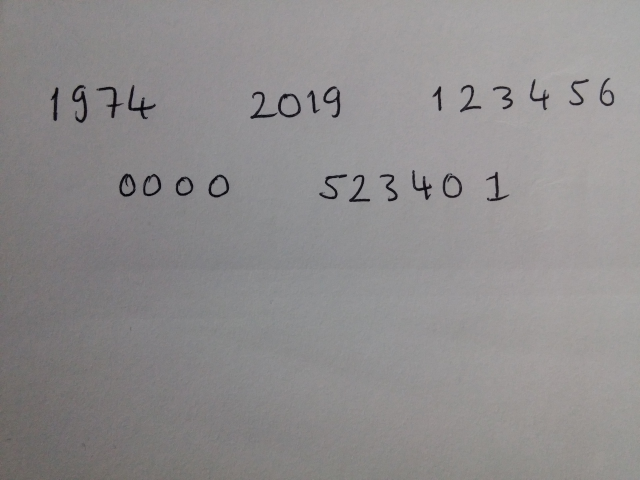
#> input picture O1C9R/img.jpg, 1280 x 960 px (shown at 1/2 size)
$ python Main.py
#> lines starting #> are read from the running program, lines starting #| are printed output that depends on the picture; after the words box and inside, x2 and y2 are one past the last pixel; in counts of white or black regions, pixels touching at a corner belong together
#!/usr/bin/env python
# -*- coding: utf-8 -*-
"""
Created on 2019
@author: RecepKarademir
O1CR9
Python 3.7.1
"""
# 64 bit pillow için
from PIL import Image  # Fotoğrafı okumak kaydetme göstermek boyutlandırmak için eklenen kütüphane.
import PIL
import numpy as np  # Fotoğrafı matrise çevirme, çok boyutlu matris işlemleri vs. görevler için.
import cv2  # OpenCV görüntü işleme kütüphanesi
import os  # Dosya konumlarıyla işlem yapabileceğimiz kütüphane
import glob  # Dosya ve klasör yönetimi modülü
import imagehash  # image hashing ile fotoğraf benzerliği kontrol kütüphanesi
import array as arr  # Dizi işlemleri kütüphanesi

hashSet=[] # Kıyas fotoğraflarının hash bilgilerini tutacak list
TahminEtiket = []  # kıyaslamada kullanılacak eğitim karakterlerin etiketlerini tutan liste
kiyas_boyut = 0 # Kıyas fotoğraf adetini tutacak değişken

# karakterlerin tahmin oranlarını tutan dizi
tahmin_oran = arr.array('f', [0.0, 0.0, 0.0, 0.0, 0.0, 0.0, 0.0, 0.0, 0.0, 0.0])

karakter = []  # tahmin edilen karakterlerin sırasız olarak tutulduğu dizi
SiraliKarakterler="" # Program sonunda Txtye yazılacak metni tutan string.

# Aşağıdaki diziler ise karakter dizisindeki tahmin karakterlerinin konumlarını tutar
karakter_konum_y = []  # tahmin edilen karakterin y konumu
karakter_konum_x = []  # tahmin edilen karakterin x konumu
karakter_konum_w = []  # tahmin edilen karakterin taban genişliği
karakter_konum_h = []  # tahmin edilen karakterin yüksekliği


def fotograf_kontrol():  # Fotoğrafın var olup olmadığı kontrolü yapılır
    if (os.path.isfile("img.jpg")): # Proje klasörü içinde fotoğraf varlığı kontrol ediliyor
        print("Fotoğraf kontrolü yapıldı. Fotoğraf bulundu.")
        return 1 # Fotoğraf varsa devam edilir.
    else:
        print("Fotoğraf bulunamadı! \nFotoğraf uygulama klasöründe değil !\nProgram sonlandırılıyor...")
        return 0 # Fotoğraf yoksa program sonlandırılır.


def karakter_belge_kontrol():  # Çıktı output.txt dosyası kontrolü
    if (os.path.isfile("output.txt")):# Proje klasörü içinde çıktı belgesi varlığı kontrol ediliyor
        return 1 # Belge bulundu
    else:
        print("Çıktı belgesi yok! \noutput.txt bulunamdı!\nProgram sonlandırılıyor...")
        return 0 # Belge yoksa program sonlandırılır.


def fotograf_oku():  # Konrolü yapılan fotoğraf ocr için değişkene aktarılır.
    image = cv2.imread('img.jpg') # Fotoğraf OpenCv fonksiyonu yardımıyla bir değişkene aktarıldı.
#> image is the input picture: shape (960, 1280, 3); mean B, G, R 141.2, 140.6, 143

    # Fotoğraf boyutları bulunuyor
    taban = image.shape[1]
#> taban = 1280
    yukseklik = image.shape[0]
#> yukseklik = 960

    # Ocr işlemine alınacak fotoğraf boyutu iki katına çıkarılacak.
    if (taban + yukseklik) < 1280:  # Fotoğraf boyutu küçükse karakter tanımlama için uygun boyuta getiriliyor.
        # Fotoğraf 2 katı boyuna genişletiliyor.
        image = cv2.resize(image, (2 * taban, 2 * yukseklik), interpolation=cv2.INTER_AREA)
    return image # Ana programa fotoğraf döndürülüyor.


def fotograf_goster(Image, Baslik): # Parametre olarak gelen fotoğrafı ve açıklamayı yeni pencere içerisinde gösteren fonksiyon.
    window_title = "{}".format(Baslik)
    cv2.imshow(window_title, Image)


def karakter_yaz(karakterler):  # String içindeki formatlı karakterler txt dosyasına fotoğraftaki gibi kaydedilir.
    karakter_belge = open('output.txt', 'w')# output.txt içeriği silinip üzerine yazılıyor.
    karakter_belge.write(karakterler)
    karakter_belge.close() # Dosya yazma işlemi (TextIOWrapper) kapatılıyor.

def fotograf_onislem():
    # Grayscale (Gri seviye dönüştürme)
    gray = cv2.cvtColor(image, cv2.COLOR_BGR2GRAY)
    # image fotoğrafı gri seviyeye dönüştürülüp gray değikenine aktarılır.

    # Binary (Siyah-beyaz fotoğraf dönüşümü)
    # 125  gri seviyenin binarye dönüştüğü eşik değer.
    # 33  blockSize:kaç boyutlu filtre ile her pikselin komşusuna bakılıp yeni piksel değeri atanacğını belileyen filtre boyutu.
    # Gaussion _/\_ eğrisi yöntemiyle fotoğraftaki merkez piksel(ağırlıklı pikseller) vurgulanır.
    binary = cv2.adaptiveThreshold(gray, 255, cv2.ADAPTIVE_THRESH_GAUSSIAN_C, cv2.THRESH_BINARY_INV, 125, 33)
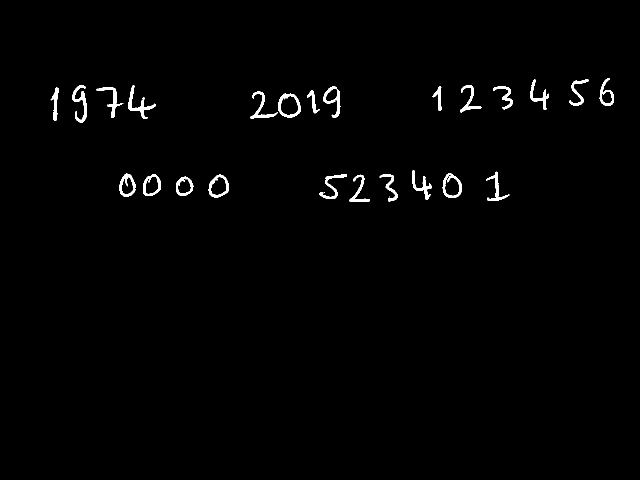
#> binary: shape (960, 1280) (shown at 1/2 size); 1.1% white; 25 white regions (1 under 20 px), largest, box (x1, y1, x2, y2) and area: (145, 170, 174, 246) 792, (257, 170, 312, 238) 784, (556, 187, 602, 235) 715
    binary2 = cv2.adaptiveThreshold(gray, 255, cv2.ADAPTIVE_THRESH_GAUSSIAN_C, cv2.THRESH_BINARY_INV, 145, 53)
#> binary2: shape (960, 1280); 1% white; 28 white regions (4 under 20 px), largest, box (x1, y1, x2, y2) and area: (257, 170, 311, 238) 726, (145, 170, 174, 246) 711, (556, 187, 602, 235) 663
    # gray fotoğrafı , ters ikili fotoğrafa dönüştürülüp binary değişkenine aktarılıyor.

    # Dilation (Karakter gövde belirginleştirme)
    yayma_oran = np.ones((2, 2), np.uint8)  # siyah zemin üzerindeki nesneleri 2px dikey ve 2px yatay genişletir
    karakter_dilated = cv2.dilate(binary, yayma_oran, iterations=1)  # binary fotoğrafa bir kez genişletmeyi uygular
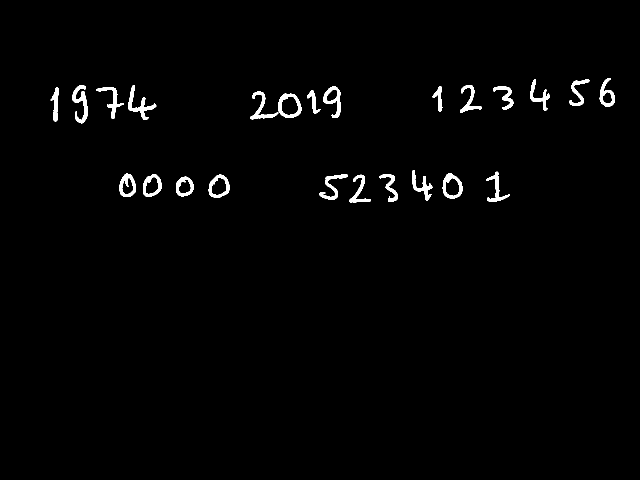
#> karakter_dilated: shape (960, 1280) (shown at 1/2 size); 1.4% white; 24 white regions, largest, box (x1, y1, x2, y2) and area: (145, 170, 175, 247) 982, (257, 170, 313, 239) 960, (556, 187, 603, 236) 888

    # Dilation (satır bölge belirginleştirme) Satır tespit etmek için karakterler yatay genişletilecek.
    yayma_oran = np.ones((5, 250), np.uint8)  # siyah zemin üzerindeki nesneyi 1px dikey ve 250px yatay genişlet
    satir_dilated = cv2.dilate(binary2, yayma_oran, iterations=1)  # binary fotoğrafa bir kez genişletmeyi uygular
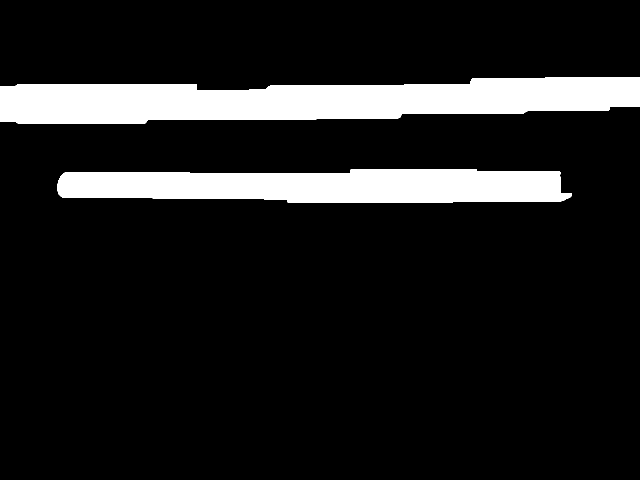
#> satir_dilated: shape (960, 1280) (shown at 1/2 size); 11.9% white; 2 white regions, box (x1, y1, x2, y2) and area: (0, 154, 1280, 248) 87704, (115, 338, 1144, 406) 58335

    cv2.imwrite("dilated.png", cv2.bitwise_not(karakter_dilated))  # hashing işlemi için fotoğraf rengi tersleniyor.
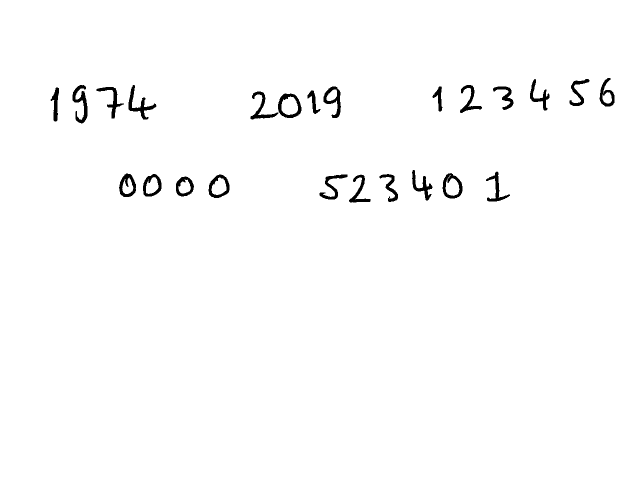
#> saved as dilated.png: shape (960, 1280) (shown at 1/2 size); 98.6% white; 24 black regions
    kirpilabilir = Image.open("dilated.png") # karakterler kıyaslama için bu fotoğraftan kırpılabilir.

    fotograf_goster(karakter_dilated, "Karakter Yayma")  # Karakterlerin genişletilmiş hali gösterilecek
    fotograf_goster(satir_dilated, "SATIR ALANLARI")  # Satırların belirginleşmiş hali gösterilecek

    return kirpilabilir, karakter_dilated, satir_dilated  # Fotoğraflar ana programa geri döndürülüyor


def kontur_bul(): # Fotoğraftaki nesnelerin çevrelerinin belirlendiği  fonksiyon.
    karakter_konturlari, a = cv2.findContours(karakter_dilated.copy(), cv2.RETR_EXTERNAL,cv2.CHAIN_APPROX_SIMPLE)  # cv2.RETR_EXTERNAL yerine cv2.RETR_TREE kullanmak iç içe yapılarda karakter tanıma yapabilir
#> karakter_konturlari = 24 contours; largest, box (x1, y1, x2, y2) and area: (556, 187, 603, 236) 1764, (885, 346, 925, 397) 1493, (417, 349, 459, 396) 1439, (286, 348, 323, 393) 1247, (238, 347, 272, 394) 1162; a = 24 rows, first 6: [1, -1, -1, -1], [2, 0, -1, -1], [3, 1, -1, -1], [4, 2, -1, -1], [5, 3, -1, -1], [6, 4, -1, -1]
    satir_konturlari, b = cv2.findContours(satir_dilated.copy(), cv2.RETR_EXTERNAL,cv2.CHAIN_APPROX_SIMPLE)  # iç içe yapılarda karakter tanımlama yapamaz
#> satir_konturlari = 2 contours; box (x1, y1, x2, y2) and area: (0, 154, 1280, 248) 86346, (115, 338, 1144, 406) 57264; b = [[1, -1, -1, -1], [-1, 0, -1, -1]]

    # Konturlar sıralanıyor
    sirali_karakter_konturlari = sorted(karakter_konturlari, key=lambda ctr: cv2.boundingRect(ctr)[0])  # 0 : fotoğrafta soldan sağa doğru konturları sıralar. Sıralı karakter tespiti için
#> sirali_karakter_konturlari has the same summary as karakter_konturlari
    sirali_satir_konturlari = sorted(satir_konturlari, key=lambda ctr: cv2.boundingRect(ctr)[1])  # 1 :fotoğrafta yukarıdan aşağı doğru konturları sıralar. Satırlar için
#> sirali_satir_konturlari has the same summary as satir_konturlari
#> `sirali_karakter_konturlari, sirali_satir_konturlari = kontur_bul()`: sirali_karakter_konturlari has the same summary as karakter_konturlari in kontur_bul; sirali_satir_konturlari has the same summary as satir_konturlari in kontur_bul
    # Kontur sıralaması sıralı karakter ve sıralı satır tespitine kullanılır.
    return sirali_karakter_konturlari, sirali_satir_konturlari #kontur bilgileri ana programa geri döndürülüyor.

def kiyas_fotolari_yukle(): # Karakter klasöründeki fotoğrafların hash bilgileri hashSet listesine kaydedilecek.
    for img in glob.glob("Karakterler/*.png"):  # klasör içindeki kıyas fotoğrafları listeye aktarılır.
        file_full_name = os.path.basename(img) # Fotoğraf tam adı  ABC (D).PNG bulunuyor
        # filename tahminde kullanılacak karakter etiketleri olacak
        filename, file_extension = os.path.splitext(file_full_name) # file_extension= .png veya .jpg   filename= 1  2  3 vs
        filename = filename.split()[0]  # ilk karakter tahmin etiketi listesine eklenecek
        TahminEtiket.append(filename)  # tahmin listesine fotoğraf etiketleri ekleniyor
        hashSet.append(imagehash.average_hash(PIL.Image.open(img), 64))  # Kıyas fotoğrafının hash değeri hashSet e atanır
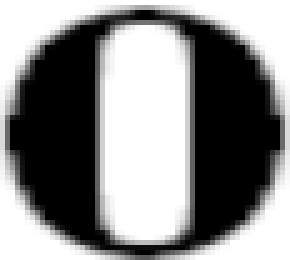
#> input picture O1C9R/Karakterler/0 (25).png, 58 x 52 px (shown 5 times larger)
#> (this line was passed over: imagehash is not available in this run)
        # Hash kıyasta kullanılacak fotoğrafların dizi boyutu
    return len(TahminEtiket) # Kıyas hashsetinin boyutu

def karakter_tahmin(): # Etiketli fotoğraflarla kırpılan fotoğrafların kıyaslanacağı fonksiyon.
    for kontur in sirali_karakter_konturlari: #soldan sağa doğru kaydedilen karakter alanları
        # Karakter alanlarının sınır konumları alınıyor.
        x, y, w, h = cv2.boundingRect(kontur)

        # Kıyas yapılacak bölge fotoğraftan kırpılıyor
        karakter_bolgesi = kirpilabilir.crop((x, y, x + w, y + h)) # Başlangıç(x, y) ,Bitiş(x + w, y + h)
        kirpilan = karakter_bolgesi.convert('P', colors=255,palette=Image.ADAPTIVE)  # karakter bölgesi kirpilan değikenine atar

        hash0 = imagehash.average_hash(kirpilan, 64)  # kirpilan bölgesinin hash kodunu hash0 a atar. 64x64 lük hash kodu üretir.

        if w > 15 or h > 15:  # çok küçük boyutlu bölgelerde karakter tanımlama yapılmaz
            tahmin_oran = [0] * 10  # Her karakter tanımlanacağı zaman o anki tahmin oranını tutan dizi elemanları 0 olacak.
            for indis in range(kiyas_boyut): # kiyas_boyut: Hashset dizi boyutudur. Etiketli karakterlerin "Karakter" klasöründeki adeti kadar.

                filename = TahminEtiket[indis] # Sırasıyla bütün etiketli fotoğrafların hash değerleri kıyaslanacak.
                hash1 = hashSet[indis]
                i = int(filename)  # filename etiketli tahmindir
                benzerlik = (1 - ((hash0 - hash1) / len(hash0.hash) ** 2))  # hash benzerliği hesaplanıyor. 0 tamamen farklı. 1 tamamen aynı
                if benzerlik > tahmin_oran[i]:  # en çok benzerlik içeren oran tahmin dizisine eklenir
                    tahmin_oran[i] = benzerlik
            tahmin_etiket = (tahmin_oran.index(max(tahmin_oran)))  # en yüksek benzerlik içeren indis tahmin etiketi bulunur

            if tahmin_oran[tahmin_etiket] > 0.73:  # Tahmin oranı %73 benzerlik içeren karakter, tahmin stringine eklenir.
                tahmin = str(tahmin_etiket)  # etiket stringe dönüştürülür

                # tahmin karakteri alanı fotoğrafta yeşil ile işaretlenir
                cv2.rectangle(image, (x, y), (x + w - 1, y + h - 1), (0, 0, 255),1)
                # Fotoğrafa tahmin etiketi kırmızı renk ile yazılır.
                cv2.putText(image, tahmin, (x, y + 5), cv2.FONT_HERSHEY_PLAIN, 2, (36, 255, 12),2)  # B:36 G:255 R:12 yazı renk kodu. etiket fotoğrafa eklendi

                # tahmin edilen karakter satırı belirsiz olarak listeye kaydediliyor
                karakter.append(tahmin)
                # karakterin konum bilgileri de kaydediliyor
                karakter_konum_x.append(x)
                karakter_konum_y.append(y)
                karakter_konum_w.append(w)
                karakter_konum_h.append(h)
#> this loop made 1 pass
#> (x, y, w, h) on pass 1: (101, 175, 17, 68)
#> pass 1, in karakter_tahmin, `karakter_bolgesi = kirpilabilir.crop((x, y, x + w, y + h))`:
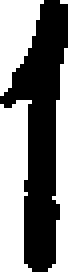
#> karakter_bolgesi: PIL image 17x68 L (shown 4 times larger); 51.1% white; 1 black region, box (x1, y1, x2, y2) and area: (0, 0, 17, 68) 565
#> after the loop, karakter = []; karakter_konum_h = []; karakter_konum_w = []; karakter_konum_x = []; karakter_konum_y = []
#> (the call stopped at in karakter_tahmin, `hash0 = imagehash.average_hash(kirpilan, 64)`: imagehash is not available in this run)

def satir_ve_bosluk_bul(SiraliKarakterler): # Satırlar ve satır içindeki karakterlerin boşlukları tahmin stringine eklenecek.
    # tahmin_karakter_adeti: karakter dizisinin boyutu. Boşluk bulmada ve karakteri satır içindeki konumuna yerleştirmede kulanılır.
#> called with SiraliKarakterler = ''
    tahmin_karakter_adeti = len(karakter)
#> tahmin_karakter_adeti = 0

    satir_konum_boyut = len(sirali_satir_konturlari) # tespit edilen satır sayısı
#> satir_konum_boyut = 2
    sonraki_karakter = 0
    # yukarıdan aşağı sırasıyla satır bilgileri okunur. Satır içindeki karakterler arası boşluk bulunur.
    for i,satir_kontur in enumerate(sirali_satir_konturlari):
        # satırın konumları alınıyor
        x, y, w, h = cv2.boundingRect(satir_kontur)
        if i<(satir_konum_boyut-1): # son satır hariç her satır için bir sonraki satırla olan konum uzaklık kontrolü yapılır.
            x2, y2, w2, h2 = cv2.boundingRect(sirali_satir_konturlari[i+1]) # sonraki satır konumları
            if w > 15 and h > 15:  # satır küçük boyutlarda olamaz
                cv2.rectangle(image, (x, y), (x + w - 1, y + h - 1), (0, 255, 0),1)  # satır alanını yeşil dikdörtgenle çizecek
                #y2   sonraki satır sonunun y başlangıç konumunu tutar
                #h2   sonraki satır sonunun yüksekliğini tutar
                if abs(y - y2) > int(h / 2) and h>10:# satır yükseklik boyutu olarak küçük olamaz
                    SiraliKarakterler +="\n" # Satır sonu stringe yazılıyor
        else:
            SiraliKarakterler +="\n"  # Son satır sonu stringe yazılıyor


        for indis in range(tahmin_karakter_adeti): # ocr foto. içinde tahmin edilen karakter sayısı kadar kontrol yapılacak.
            merkez_X = int(karakter_konum_x[indis] + karakter_konum_w[indis] / 2)  # Satır içindeki karakterin merkez noktası hesaplanıyor
            merkez_Y = int(karakter_konum_y[indis] + karakter_konum_h[indis] / 2)  # Satır içindeki karakterin merkez noktası hesaplanıyor

            # Satır içindeki karakterin merkez noktası, satır kordinatları içindeyse stringe karakter kaydediliyor.
            if x <= merkez_X <= (x + w) and y <= merkez_Y <= (y + h):
                # Tahmin edilen satır içinde olduğundan karakter stringe eklendi

                onceki_karakter = sonraki_karakter
                sonraki_karakter = indis

                # bosluk: iki karakter arasındaki bosluk piksel olarak hesaplanıyor
                bosluk = abs((karakter_konum_x[onceki_karakter] + karakter_konum_w[onceki_karakter]) - karakter_konum_x[sonraki_karakter])

                # karakterler arasında ortalama bir karakterlik boşluk varsa boşluk eklenecek
                if bosluk > ((karakter_konum_w[onceki_karakter]+karakter_konum_w[sonraki_karakter])/2):
                    SiraliKarakterler +=" "  # Boşluk stringe eklendi
                SiraliKarakterler +=karakter[indis]
        i+=1
#> this loop made 2 passes
#> (x, y, w, h, x2, y2, w2, h2) on pass 1: (0, 154, 1280, 94, 115, 338, 1029, 68)
#> (x, y, w, h, i) on pass 2: (115, 338, 1029, 68, 2)
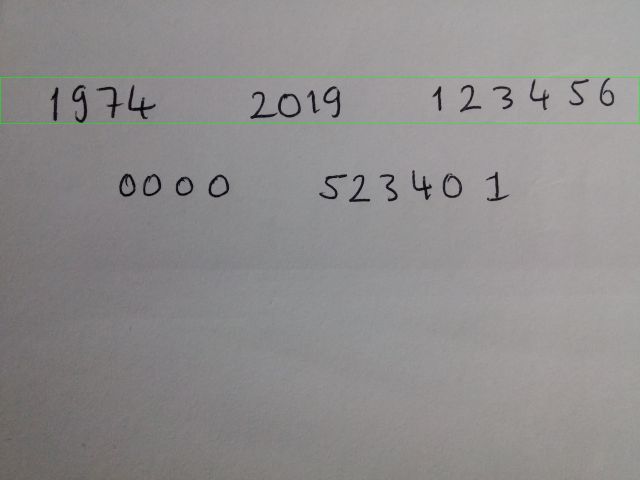
#> image: shape (960, 1280, 3) (shown at 1/2 size); 0.22% of pixels changed, all inside (x1, y1, x2, y2) = (0, 154, 1280, 248)
    return SiraliKarakterler

"""
    PROGRAM BAŞLANGIÇ KISMI
"""
if fotograf_kontrol() and karakter_belge_kontrol():  # Fotoğraf ve çıktı belgesi varsa karakter tanımlama başlıyor.

    print("Karakter tanımlama başlıyor...")

    image = fotograf_oku()  # Ocr uygulanacak fotoğraf okundu ve değişkene aktarıldı

    kirpilabilir, karakter_dilated, satir_dilated = fotograf_onislem()  # Fotoğraf ön işleme alınıyor

    sirali_karakter_konturlari, sirali_satir_konturlari = kontur_bul()  # Karakter tahmin alanları ve satır alanları kontur tespitiyle bulunuyor

    kiyas_boyut = kiyas_fotolari_yukle()  # Tahmin için kıyaslanacak fotoğraflar okunuyor.

    karakter_tahmin()  # Fotoğraftaki karakterlerin eğitimdeki karakterlerle kıyaslandığı fonksiyon

    SiraliKarakterler=satir_ve_bosluk_bul(SiraliKarakterler)  # Satırları ve karakterler arasındaki boşlukları bulan fonksiyon

    fotograf_goster(image, "Fotograf")  # ocr yapılan fotoğraf
    karakter_yaz(SiraliKarakterler) # Tahmin sonucu txt ye yazılıyor.
    os.startfile(r'output.txt')  # Ocr sonucu Notepad ile açılıyor

    cv2.waitKey(0)  # Pencerelerin kapatılmak için tuşa basılmasını bekleniyor
#> (the run stopped early here; a loop or call above may not have finished)
